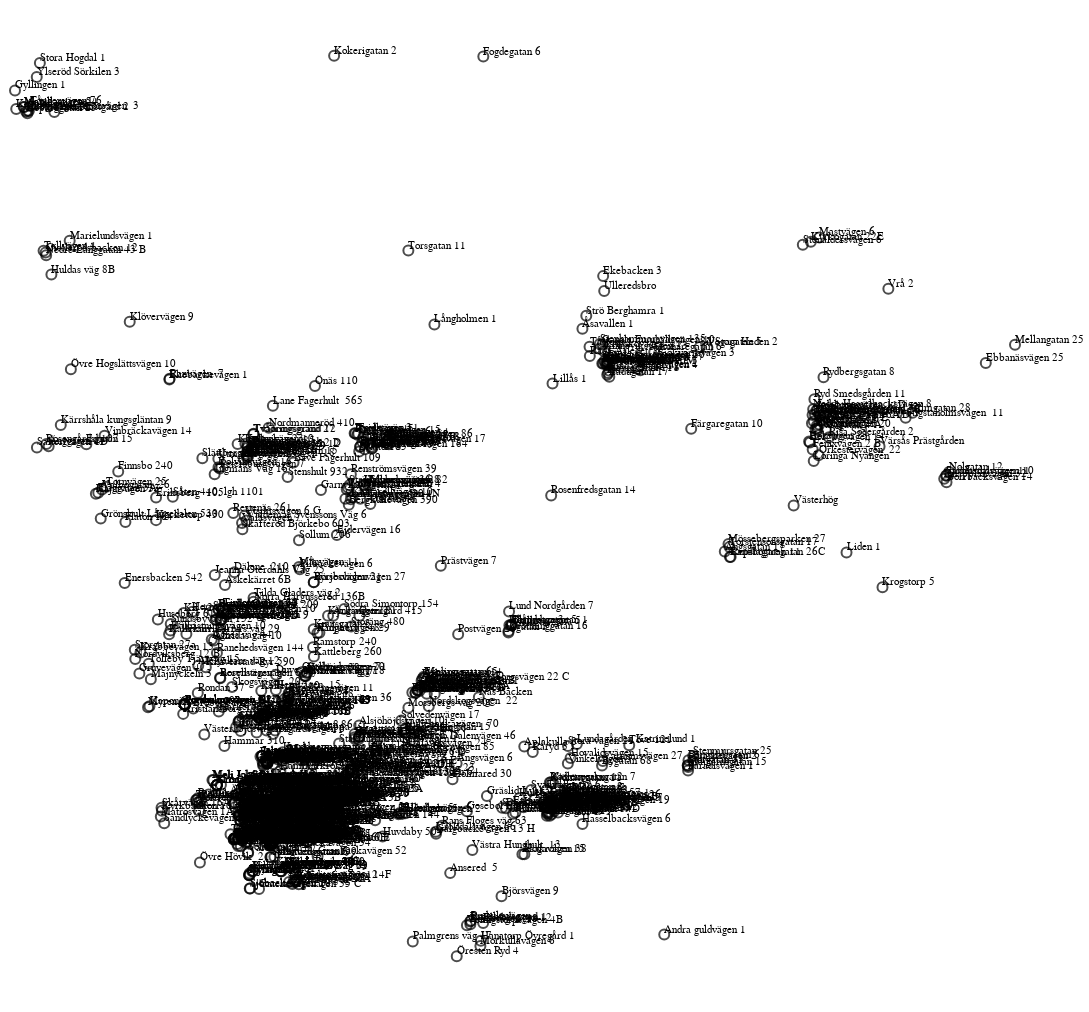

This figure's notebook cell:
### Code cell
states = alt.topo_feature(data.countries.url, 'states')
capitals = data.us_state_capitals.url

## US states background
#background = alt.Chart(states).mark_geoshape(
#    fill='lightgray',
#    stroke='white'
#).properties(
#    title='US State Capitols',
#    width=700,
#    height=400
#).project('albersUsa')

# Points and text
hover = alt.selection(type='single', on='mouseover', nearest=True,
                      fields=['lat', 'lon'])

base = alt.Chart(house_data.iloc[0:1000],height = 1000,width = 1000).encode(
    longitude='lon:Q',
    latitude='lat:Q'
)

text = base.mark_text(dy=-5, align='left').encode(
    alt.Text('address', type='nominal'),
    opacity=alt.condition(~hover, alt.value(0), alt.value(1))
)

points = base.mark_point().encode(
    color=alt.value('black'),
    size=alt.condition(~hover, alt.value(30), alt.value(100))
).add_selection(hover)

points + text

### Figure 1 — Vega-Lite specification as saved in the notebook (floating-point values rounded to 4 significant figures; data arrays with more than 128 entries replaced by an {"elided": "..."} marker saying what was removed)
{"$schema": "https://vega.github.io/schema/vega-lite/v2.6.0.json", "config": {"view": {"height": 300, "width": 400}}, "datasets": {"data-b22fa8d87a9e3c014958914a18552460": {"elided": "1000 records"}}, "layer": [{"data": {"name": "data-b22fa8d87a9e3c014958914a18552460"}, "encoding": {"color": {"value": "black"}, "latitude": {"field": "lat", "type": "quantitative"}, "longitude": {"field": "lon", "type": "quantitative"}, "size": {"condition": {"selection": {"not": "selector003"}, "value": 30}, "value": 100}}, "height": 1000, "mark": "point", "selection": {"selector003": {"empty": "all", "fields": ["lat", "lon"], "nearest": true, "on": "mouseover", "resolve": "global", "type": "single"}}, "width": 1000}, {"data": {"name": "data-b22fa8d87a9e3c014958914a18552460"}, "encoding": {"latitude": {"field": "lat", "type": "quantitative"}, "longitude": {"field": "lon", "type": "quantitative"}, "opacity": {"condition": {"selection": {"not": "selector003"}, "value": 0}, "value": 1}, "text": {"field": "address", "type": "nominal"}}, "height": 1000, "mark": {"align": "left", "dy": -5, "type": "text"}, "width": 1000}]}
